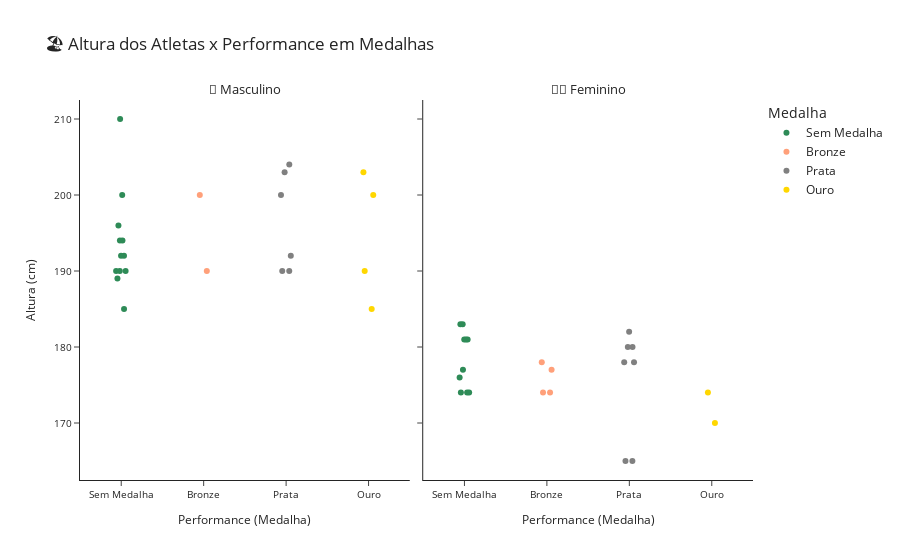

Write notebook code for a chart like this one.
### Markdown cell above
#### Análise por Atleta

### Code cell
# Filtrando o DataFrame para plotar o gráfico do esporte analisado
df_brazil_for_sport_plotting = df_brazil_for_plotting[df_brazil_for_plotting['Sport'] == analyzed_sport]

# Plotando gráfico
fig = px.strip(data_frame=df_brazil_for_sport_plotting, x='Medalha', y='Height', 
               color='Medalha', 
               facet_col='Sex',
               hover_data=athletes_chosen_columns_for_hover,
               category_orders=category_orders,
               color_discrete_map=color_info,
               title='🏖 Altura dos Atletas x Performance em Medalhas')

# Customizando gráfico
fig.update_traces(hovertemplate='%{customdata[1]}<br>'
                                'Altura: %{y}cm.<br>'
                                'Competindo em: %{customdata[10]}, %{customdata[8]}.<extra></extra>')

fig.update_layout(yaxis=dict(tickfont_size=10, 
                             title=dict(font_size=12, 
                                        text='Altura (cm)')))

fig.update_xaxes(matches=None,
                 tickfont_size=10, 
                 title=dict(font_size=12, 
                            text='Performance (Medalha)'))

fig.for_each_annotation(lambda annotation: annotation.update(text='👨 Masculino', font_size=13) 
                        if annotation.text.split("=")[-1] == 'M' 
                        else annotation.update(text='🙎♀️ Feminino', font_size=13))

# Apresentando gráfico
fig.show()

### Figure 1 — Plotly figure (JSON) as saved in the notebook; plotly's stock layout.template omitted (floating-point values rounded to 4 significant figures; data arrays with more than 128 entries replaced by an {"elided": "..."} marker saying what was removed)
{"data": [{"alignmentgroup": "True", "boxpoints": "all", "customdata": {"elided": "12x14 mixed values"}, "fillcolor": "rgba(255,255,255,0)", "hoveron": "points", "hovertemplate": "%{customdata[1]}<br>Altura: %{y}cm.<br>Competindo em: %{customdata[10]}, %{customdata[8]}.<extra></extra>", "legendgroup": "Sem Medalha", "line": {"color": "rgba(255,255,255,0)"}, "marker": {"color": "seagreen"}, "name": "Sem Medalha", "offsetgroup": "Sem Medalha", "orientation": "v", "pointpos": 0, "showlegend": true, "type": "box", "x": ["Sem Medalha", "Sem Medalha", "Sem Medalha", "Sem Medalha", "Sem Medalha", "Sem Medalha", "Sem Medalha", "Sem Medalha", "Sem Medalha", "Sem Medalha", "Sem Medalha", "Sem Medalha"], "x0": " ", "xaxis": "x", "y": [196, 189, 190, 190, 210, 194, 185, 192, 192, 200, 194, 190], "y0": " ", "yaxis": "y"}, {"alignmentgroup": "True", "boxpoints": "all", "customdata": {"elided": "10x14 mixed values"}, "fillcolor": "rgba(255,255,255,0)", "hoveron": "points", "hovertemplate": "%{customdata[1]}<br>Altura: %{y}cm.<br>Competindo em: %{customdata[10]}, %{customdata[8]}.<extra></extra>", "legendgroup": "Sem Medalha", "line": {"color": "rgba(255,255,255,0)"}, "marker": {"color": "seagreen"}, "name": "Sem Medalha", "offsetgroup": "Sem Medalha", "orientation": "v", "pointpos": 0, "showlegend": false, "type": "box", "x": ["Sem Medalha", "Sem Medalha", "Sem Medalha", "Sem Medalha", "Sem Medalha", "Sem Medalha", "Sem Medalha", "Sem Medalha", "Sem Medalha", "Sem Medalha"], "x0": " ", "xaxis": "x2", "y": [183, 183, 174, 174, 176, 177, 174, 181, 181, 181], "y0": " ", "yaxis": "y2"}, {"alignmentgroup": "True", "boxpoints": "all", "customdata": [[32468, "Emanuel Fernando Scheffler Rego", "M", 35, 80, "Brazil-2", "BRA", "2008 Summer", 2008, "Summer", "Beijing", "Beach Volleyball", "Beach Volleyball Men's Beach Volleyball", "Bronze"], [100430, "Ricardo Alex Costa Santos", "M", 33, 102, "Brazil-2", "BRA", "2008 Summer", 2008, "Summer", "Beijing", "Beach Volleyball", "Beach Volleyball Men's Beach Volleyball", "Bronze"]], "fillcolor": "rgba(255,255,255,0)", "hoveron": "points", "hovertemplate": "%{customdata[1]}<br>Altura: %{y}cm.<br>Competindo em: %{customdata[10]}, %{customdata[8]}.<extra></extra>", "legendgroup": "Bronze", "line": {"color": "rgba(255,255,255,0)"}, "marker": {"color": "lightsalmon"}, "name": "Bronze", "offsetgroup": "Bronze", "orientation": "v", "pointpos": 0, "showlegend": true, "type": "box", "x": ["Bronze", "Bronze"], "x0": " ", "xaxis": "x", "y": [190, 200], "y0": " ", "yaxis": "y"}, {"alignmentgroup": "True", "boxpoints": "all", "customdata": [[56249, "Juliana Felisberta da Silva", "F", 29, 63, "Brazil-1", "BRA", "2012 Summer", 2012, "Summer", "London", "Beach Volleyball", "Beach Volleyball Women's Beach Volleyball", "Bronze"], [66721, "Larissa Frana Maestrini", "F", 30, 68, "Brazil-1", "BRA", "2012 Summer", 2012, "Summer", "London", "Beach Volleyball", "Beach Volleyball Women's Beach Volleyball", "Bronze"], [105049, "Adriana Ramos Samuel", "F", 34, 65, "Brazil-2", "BRA", "2000 Summer", 2000, "Summer", "Sydney", "Beach Volleyball", "Beach Volleyball Women's Beach Volleyball", "Bronze"], [105385, "Sandra Tavares Pires Nascimento", "F", 27, 64, "Brazil-2", "BRA", "2000 Summer", 2000, "Summer", "Sydney", "Beach Volleyball", "Beach Volleyball Women's Beach Volleyball", "Bronze"]], "fillcolor": "rgba(255,255,255,0)", "hoveron": "points", "hovertemplate": "%{customdata[1]}<br>Altura: %{y}cm.<br>Competindo em: %{customdata[10]}, %{customdata[8]}.<extra></extra>", "legendgroup": "Bronze", "line": {"color": "rgba(255,255,255,0)"}, "marker": {"color": "lightsalmon"}, "name": "Bronze", "offsetgroup": "Bronze", "orientation": "v", "pointpos": 0, "showlegend": false, "type": "box", "x": ["Bronze", "Bronze", "Bronze", "Bronze"], "x0": " ", "xaxis": "x2", "y": [177, 174, 178, 174], "y0": " ", "yaxis": "y2"}, {"alignmentgroup": "True", "boxpoints": "all", "customdata": [[2758, "Alison Conte Cerutti", "M", 26, 106, "Brazil-1", "BRA", "2012 Summer", 2012, "Summer", "London", "Beach Volleyball", "Beach Volleyball Men's Beach Volleyball", "Silver"], [32468, "Emanuel Fernando Scheffler Rego", "M", 39, 80, "Brazil-1", "BRA", "2012 Summer", 2012, "Summer", "London", "Beach Volleyball", "Beach Volleyball Men's Beach Volleyball", "Silver"], [33646, "Fbio Luiz de Jesus Magalhes", "M", 29, 101, "Brazil-1", "BRA", "2008 Summer", 2008, "Summer", "Beijing", "Beach Volleyball", "Beach Volleyball Men's Beach Volleyball", "Silver"], [74846, "Mrcio Henrique Barroso Arajo", "M", 34, 89, "Brazil-1", "BRA", "2008 Summer", 2008, "Summer", "Beijing", "Beach Volleyball", "Beach Volleyball Men's Beach Volleyball", "Silver"], [100430, "Ricardo Alex Costa Santos", "M", 25, 102, "Brazil-1", "BRA", "2000 Summer", 2000, "Summer", "Sydney", "Beach Volleyball", "Beach Volleyball Men's Beach Volleyball", "Silver"], [134190, "Jos Marco \"Z Marco\" Nobrega Ferreira de Melo", "M", 29, 86, "Brazil-1", "BRA", "2000 Summer", 2000, "Summer", "Sydney", "Beach Volleyball", "Beach Volleyball Men's Beach Volleyball", "Silver"]], "fillcolor": "rgba(255,255,255,0)", "hoveron": "points", "hovertemplate": "%{customdata[1]}<br>Altura: %{y}cm.<br>Competindo em: %{customdata[10]}, %{customdata[8]}.<extra></extra>", "legendgroup": "Prata", "line": {"color": "rgba(255,255,255,0)"}, "marker": {"color": "grey"}, "name": "Prata", "offsetgroup": "Prata", "orientation": "v", "pointpos": 0, "showlegend": true, "type": "box", "x": ["Prata", "Prata", "Prata", "Prata", "Prata", "Prata"], "x0": " ", "xaxis": "x", "y": [203, 190, 204, 192, 200, 190], "y0": " ", "yaxis": "y"}, {"alignmentgroup": "True", "boxpoints": "all", "customdata": [[7716, "Brbara Seixas de Freitas", "F", 29, 67, "Brazil-1", "BRA", "2016 Summer", 2016, "Summer", "Rio de Janeiro", "Beach Volleyball", "Beach Volleyball Women's Beach Volleyball", "Silver"], [9307, "gatha Bednarczuk Rippel", "F", 33, 70, "Brazil-1", "BRA", "2016 Summer", 2016, "Summer", "Rio de Janeiro", "Beach Volleyball", "Beach Volleyball Women's Beach Volleyball", "Silver"], [9394, "Adriana Brando Behar", "F", 31, 64, "Brazil-1", "BRA", "2000 Summer", 2000, "Summer", "Sydney", "Beach Volleyball", "Beach Volleyball Women's Beach Volleyball", "Silver"], [9394, "Adriana Brando Behar", "F", 35, 64, "Brazil-1", "BRA", "2004 Summer", 2004, "Summer", "Athina", "Beach Volleyball", "Beach Volleyball Women's Beach Volleyball", "Silver"], [101690, "Mnica Rodrigues", "F", 28, null, "Brazil-2", "BRA", "1996 Summer", 1996, "Summer", "Atlanta", "Beach Volleyball", "Beach Volleyball Women's Beach Volleyball", "Silver"], [105049, "Adriana Ramos Samuel", "F", 30, 65, "Brazil-2", "BRA", "1996 Summer", 1996, "Summer", "Atlanta", "Beach Volleyball", "Beach Volleyball Women's Beach Volleyball", "Silver"], [109492, "Shelda Kelly Bruno Bede", "F", 27, 59, "Brazil-1", "BRA", "2000 Summer", 2000, "Summer", "Sydney", "Beach Volleyball", "Beach Volleyball Women's Beach Volleyball", "Silver"], [109492, "Shelda Kelly Bruno Bede", "F", 31, 59, "Brazil-1", "BRA", "2004 Summer", 2004, "Summer", "Athina", "Beach Volleyball", "Beach Volleyball Women's Beach Volleyball", "Silver"]], "fillcolor": "rgba(255,255,255,0)", "hoveron": "points", "hovertemplate": "%{customdata[1]}<br>Altura: %{y}cm.<br>Competindo em: %{customdata[10]}, %{customdata[8]}.<extra></extra>", "legendgroup": "Prata", "line": {"color": "rgba(255,255,255,0)"}, "marker": {"color": "grey"}, "name": "Prata", "offsetgroup": "Prata", "orientation": "v", "pointpos": 0, "showlegend": false, "type": "box", "x": ["Prata", "Prata", "Prata", "Prata", "Prata", "Prata", "Prata", "Prata"], "x0": " ", "xaxis": "x2", "y": [178, 182, 180, 180, null, 178, 165, 165], "y0": " ", "yaxis": "y2"}, {"alignmentgroup": "True", "boxpoints": "all", "customdata": [[2758, "Alison Conte Cerutti", "M", 30, 106, "Brazil-1", "BRA", "2016 Summer", 2016, "Summer", "Rio de Janeiro", "Beach Volleyball", "Beach Volleyball Men's Beach Volleyball", "Gold"], [32468, "Emanuel Fernando Scheffler Rego", "M", 31, 80, "Brazil-1", "BRA", "2004 Summer", 2004, "Summer", "Athina", "Beach Volleyball", "Beach Volleyball Men's Beach Volleyball", "Gold"], [100430, "Ricardo Alex Costa Santos", "M", 29, 102, "Brazil-1", "BRA", "2004 Summer", 2004, "Summer", "Athina", "Beach Volleyball", "Beach Volleyball Men's Beach Volleyball", "Gold"], [107078, "Bruno Oscar Schmidt", "M", 29, 87, "Brazil-1", "BRA", "2016 Summer", 2016, "Summer", "Rio de Janeiro", "Beach Volleyball", "Beach Volleyball Men's Beach Volleyball", "Gold"]], "fillcolor": "rgba(255,255,255,0)", "hoveron": "points", "hovertemplate": "%{customdata[1]}<br>Altura: %{y}cm.<br>Competindo em: %{customdata[10]}, %{customdata[8]}.<extra></extra>", "legendgroup": "Ouro", "line": {"color": "rgba(255,255,255,0)"}, "marker": {"color": "gold"}, "name": "Ouro", "offsetgroup": "Ouro", "orientation": "v", "pointpos": 0, "showlegend": true, "type": "box", "x": ["Ouro", "Ouro", "Ouro", "Ouro"], "x0": " ", "xaxis": "x", "y": [203, 190, 200, 185], "y0": " ", "yaxis": "y"}, {"alignmentgroup": "True", "boxpoints": "all", "customdata": [[105385, "Sandra Tavares Pires Nascimento", "F", 23, 64, "Brazil-1", "BRA", "1996 Summer", 1996, "Summer", "Atlanta", "Beach Volleyball", "Beach Volleyball Women's Beach Volleyball", "Gold"], [110521, "Jacqueline Louise \"Jackie\" da Cruz Silva", "F", 34, 61, "Brazil-1", "BRA", "1996 Summer", 1996, "Summer", "Atlanta", "Beach Volleyball", "Beach Volleyball Women's Beach Volleyball", "Gold"]], "fillcolor": "rgba(255,255,255,0)", "hoveron": "points", "hovertemplate": "%{customdata[1]}<br>Altura: %{y}cm.<br>Competindo em: %{customdata[10]}, %{customdata[8]}.<extra></extra>", "legendgroup": "Ouro", "line": {"color": "rgba(255,255,255,0)"}, "marker": {"color": "gold"}, "name": "Ouro", "offsetgroup": "Ouro", "orientation": "v", "pointpos": 0, "showlegend": false, "type": "box", "x": ["Ouro", "Ouro"], "x0": " ", "xaxis": "x2", "y": [174, 170], "y0": " ", "yaxis": "y2"}], "layout": {"annotations": [{"font": {"size": 13}, "showarrow": false, "text": "👨 Masculino", "x": 0.245, "xanchor": "center", "xref": "paper", "y": 1, "yanchor": "bottom", "yref": "paper"}, {"font": {"size": 13}, "showarrow": false, "text": "🙎♀️ Feminino", "x": 0.755, "xanchor": "center", "xref": "paper", "y": 1, "yanchor": "bottom", "yref": "paper"}], "boxmode": "overlay", "legend": {"title": {"text": "Medalha"}, "tracegroupgap": 0}, "title": {"text": "🏖 Altura dos Atletas x Performance em Medalhas"}, "xaxis": {"anchor": "y", "categoryarray": ["Sem Medalha", "Bronze", "Prata", "Ouro"], "categoryorder": "array", "domain": [0, 0.49], "tickfont": {"size": 10}, "title": {"font": {"size": 12}, "text": "Performance (Medalha)"}}, "xaxis2": {"anchor": "y2", "categoryarray": ["Sem Medalha", "Bronze", "Prata", "Ouro"], "categoryorder": "array", "domain": [0.51, 1], "tickfont": {"size": 10}, "title": {"font": {"size": 12}, "text": "Performance (Medalha)"}}, "yaxis": {"anchor": "x", "domain": [0, 1], "tickfont": {"size": 10}, "title": {"font": {"size": 12}, "text": "Altura (cm)"}}, "yaxis2": {"anchor": "x2", "domain": [0, 1], "matches": "y", "showticklabels": false}}}
